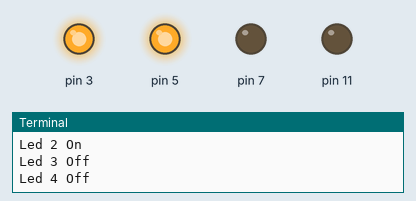
Simulated run of this program. Board: Raspberry Pi (header pin numbers). On the bench: output pins drawn as LEDs (lit = HIGH), the last lines printed to the terminal.

Above: at 0.5 s.
At 3.5 s:
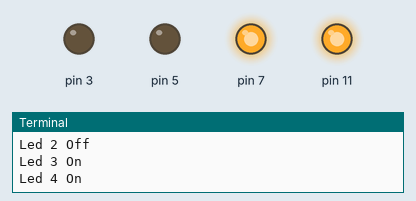
Timing chart, 0 to 4.6 s (numbered marks = the images above):
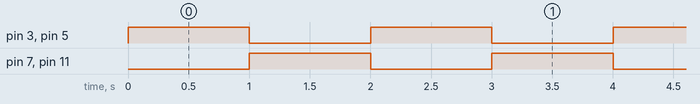

The program:

2Ledpatern.py
```python
import RPi.GPIO as GPIO
from time import sleep

GPIO.setwarnings(False)
GPIO.setmode(GPIO.BOARD)
GPIO.setup(3, GPIO.OUT)
GPIO.setup(5, GPIO.OUT)
GPIO.setup(7, GPIO.OUT)
GPIO.setup(11, GPIO.OUT)

while(True):
    GPIO.output(3, True)
    print("Led 1 On")
    GPIO.output(5, True)
    print("Led 2 On")
    GPIO.output(7, False)
    print("Led 3 Off")
    GPIO.output(11, False)
    print("Led 4 Off")
    sleep(1)

    GPIO.output(3, False)
    print("Led 1 Off")
    GPIO.output(5, False)
    print("Led 2 Off")
    GPIO.output(7, True)
    print("Led 3 On")
    GPIO.output(11, True)
    print("Led 4 On")
    sleep(1)
```

Measured:
- by itself, pin 3, pin 5, pin 7, pin 11: alternates HIGH for 1.0 s and LOW for 1.0 s
